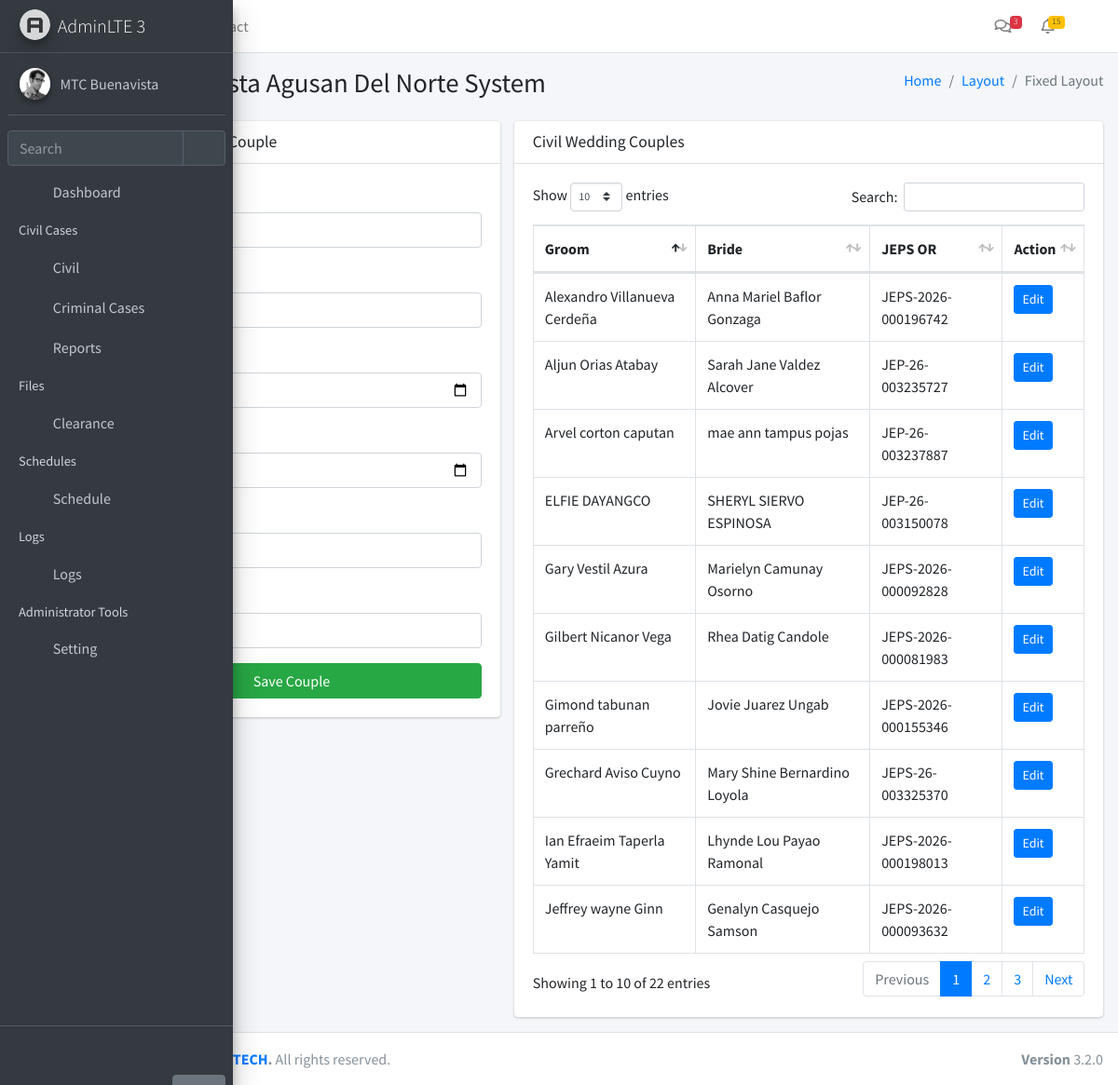
/wedding/ (signed in), run on an earlier commit of the app's database.
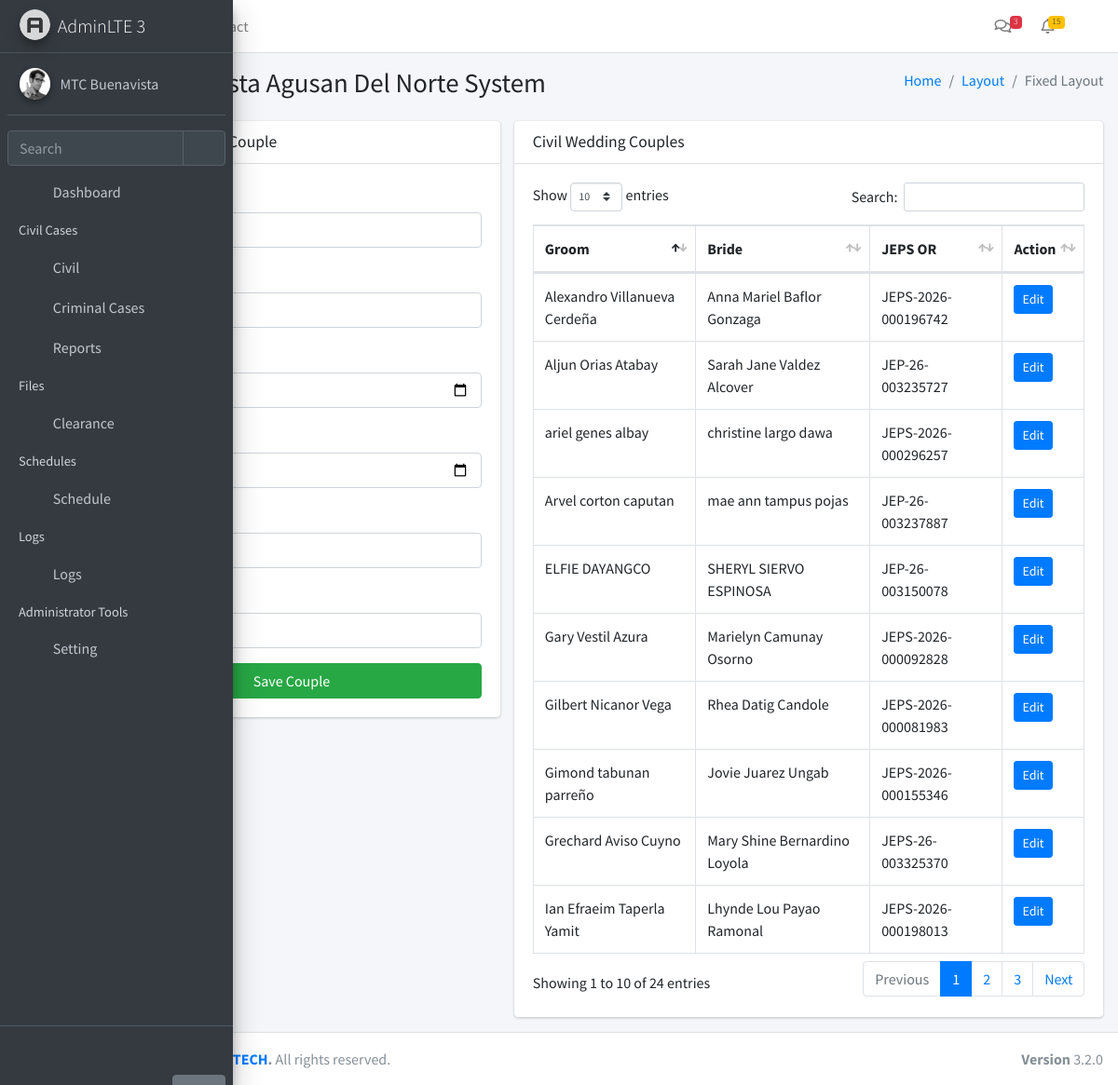
And on a later commit of the database.
### app/models.py (models this page shows)
class Module(db.Model):
    __tablename__ = 'modules'
    id = db.Column(db.Integer, primary_key=True)
    name = db.Column(db.String(255), nullable=False)
    icon = db.Column(db.String(255), nullable=False)
    description = db.Column(db.Text, nullable=True)
    url = db.Column(db.String(255), nullable=True)
    created_at = db.Column(db.DateTime, default=datetime.utcnow)
    updated_at = db.Column(db.DateTime, default=datetime.utcnow, onupdate=datetime.utcnow)

class CivilWedding(db.Model):
    __tablename__ = 'civil_wedding'
    id = db.Column(db.Integer, primary_key=True)
    groom = db.Column(db.String(255), nullable=False)
    bride = db.Column(db.String(255), nullable=False)
    bday_groom = db.Column(db.Date, nullable=True)
    bday_bride = db.Column(db.Date, nullable=True)
    schedule_id = db.Column(db.Integer, db.ForeignKey('schedule_master.id'), nullable=True, unique=True)
    jeeps_or = db.Column(db.String(255), nullable=True)
    contact_no = db.Column(db.String(50), nullable=True)
    register_no = db.Column(db.String(100), nullable=True)
    claim_by = db.Column(db.JSON, nullable=True)
    created_at = db.Column(db.DateTime, default=datetime.utcnow)
    updated_at = db.Column(db.DateTime, default=datetime.utcnow, onupdate=datetime.utcnow)
    schedule = db.relationship('ScheduleMaster', backref='wedding', uselist=False)

### app/routes/wedding.py (the view)
@wedding_bp.route('/')
@login_required
@require_module(17)
def wed_index():
    WeddingRecords = CivilWedding.query.all()
    return render_template(
        "wedding/index.html",
        WeddingRecords=WeddingRecords,
    )

### app/__init__.py (called while the page is built)
def create_app():
    app = Flask(__name__)
    app.config.from_object(Config)
    db.init_app(app)
    login_manager.init_app(app)
    login_manager.login_view = 'auth.login'
    from app.models import User, Setting, Module
    @login_manager.user_loader
    def load_user(user_id):
        return User.query.get(int(user_id))
    @app.context_processor
    def inject_globals():
        modules = Module.query.all()
        user_modules = []
        if current_user.is_authenticated and current_user.role:
            user_modules = current_user.role.modules
        settings = {s.function_desc: s.function for s in Setting.query.all()}
        return dict(modules=modules, user_modules=user_modules, settings=settings)
    from app.routes import blueprints
    for bp in blueprints:
        app.register_blueprint(bp)
    with app.app_context():
        db.create_all()
    return app

### app/templates/wedding/index.html (shortened to what this page needs)
{% extends "layouts/layout1.html" %}
{% block content %}
<section class="col-lg-5 connectedSortable">
	<div class="card">
		<div class="card-header">
			<h3 class="card-title">Add Civil Wedding Couple</h3>
		</div>
		<div class="card-body">
			<form id="addWeddingForm">
				<div class="form-group">
					<label>Groom</label>
					<input type="text" name="groom" class="form-control" required>
				</div>
				<div class="form-group">
					<label>Bride</label>
					<input type="text" name="bride" class="form-control" required>
				</div>
				<div class="form-group">
					<label>Groom Birthday</label>
					<input type="date" name="bday_groom" class="form-control">
				</div>
				<div class="form-group">
					<label>Bride Birthday</label>
					<input type="date" name="bday_bride" class="form-control">
				</div>
				<div class="form-group">
					<label>Contact No.</label>
					<input type="text" name="contact_no" class="form-control">
				</div>
				<div class="form-group">
					<label>JEPS OR.</label>
					<input type="text" name="jeps_or" class="form-control">
				</div>
				<button type="submit" class="btn btn-success btn-block">
					Save Couple
				</button>
			</form>
		</div>
	</div>
</section>
<section class="col-lg-7 connectedSortable">
	<div class="card">
		<div class="card-header">
			<h3 class="card-title">Civil Wedding Couples</h3>
		</div>
		<div class="card-body">
			<table id="weddingTable" class="table table-bordered table-hover">
				<thead>
					<tr>
						<th>Groom</th>
						<th>Bride</th>
						<th>JEPS OR</th>
						<th>Action</th>
					</tr>
				</thead>
				<tbody>
					{% for w in WeddingRecords %}
					<tr>
						<td>{{ w.groom }}</td>
						<td>{{ w.bride }}</td>
						<td>{{ w.jeeps_or }}</td>
						<td>
							<button class="btn btn-primary btn-sm assignBtn"
							data-id="{{ w.id }}"
							data-rno="{{ w.register_no }}"
							data-groom="{{ w.groom }}"
							data-groombday="{{ w.bday_groom }}"
							data-bride="{{ w.bride }}"
							data-bridebday="{{ w.bday_bride }}"
							data-contact="{{ w.contact_no }}"
							data-jeps="{{ w.jeeps_or }}"
							data-claim="{{ w.claim_by }}">
							Edit
						</button>
					</td>
				</tr>
				{% endfor %}
			</tbody>
		</table>
	</div>
</div>
</section>
{% endblock %}

### app/templates/layouts/partials/navbar.html (shortened to what this page needs)
<nav class="mt-2">
  <ul class="nav nav-pills nav-sidebar flex-column nav-child-indent" data-widget="treeview" role="menu" data-accordion="false">
    <li class="nav-item">
      <a href="/dashboard" class="nav-link">
        <i class="nav-icon fas fa-tachometer-alt"></i>
        <p>Dashboard</p>
      </a>
    </li>
{% if user_modules %}
{% set civil_modules = [] %}
{% if civil_modules %}
  <li class="nav-header">Civil Cases</li>
    <li class="nav-item {% if request.path in ['/cases/oca', '/cases/scc', '/wedding'] %}menu-is-opening menu-open{% endif %}">
    <a href="#" class="nav-link">
      <i class="nav-icon fas fa-folder"></i>
      <p>
        Civil
        <i class="right fas fa-angle-left"></i>
      </p>
    </a>
  </li>
{% endif %}
  {% set standalone_modules = modules
    | selectattr('id', 'in', user_modules)
    | selectattr('id', 'in', [9,10,16])
    | list %}
  {% for m in standalone_modules %}
    <li class="nav-item">
      <a href="/{{ m.url }}" class="nav-link">
        <i class="nav-icon fa {{ m.icon }}"></i>
        <p>{{ m.name }}</p>
      </a>
    </li>
  {% endfor %}
{% endif %}
{% set cert_modules = modules
  | selectattr('id', 'in', user_modules)
  | selectattr('id', 'in', [5])
  | list %}
{% if cert_modules %}
  <li class="nav-header">Files</li>
   {% for m in cert_modules %}
        <li class="nav-item">
          <a href="/{{ m.url }}" class="nav-link">
            <i class="nav-icon fa {{ m.icon }}"></i>
            <p>{{ m.name }}</p>
          </a>
        </li>
      {% endfor %}
{% endif %}
{% set sched_modules = modules
  | selectattr('id', 'in', user_modules)
  | selectattr('id', 'in', [11,12])
  | list %}
{% if sched_modules %}
  <li class="nav-header">Schedules</li>
  <li class="nav-item {% if request.path in ['/schedule/court', '/schedule/wedding'] %}menu-is-opening menu-open{% endif %}">
    <a href="#" class="nav-link {% if request.path in ['/schedule/court', '/schedule/wedding'] %}active{% endif %}">
      <i class="nav-icon fas fa-calendar-alt"></i>
      <p>
        Schedule
        <i class="right fas fa-angle-left"></i>
      </p>
    </a>
  </li>
{% endif %}
{% set logs_modules = modules
  | selectattr('id', 'in', user_modules)
  | selectattr('id', 'in', [13,14,15])
  | list %}
{% if logs_modules %}
  <li class="nav-header">Logs</li>
  <li class="nav-item">
    <a href="#" class="nav-link">
      <i class="nav-icon fas fa-clipboard-list"></i>
      <p>
        Logs
        <i class="right fas fa-angle-left"></i>
      </p>
    </a>
  </li>
{% endif %}
    {% if user_modules %}
      {% set admin_modules = modules
        | selectattr('id', 'in', user_modules)
        | selectattr('id', 'in', [1,2,3,4])
        | list %}
 {% set admin_paths = ['/roles', '/users', '/modules', '/settings'] %}
{% if admin_modules %}
  <li class="nav-header">Administrator Tools</li>
  <li class="nav-item {% if request.path.rstrip('/') in admin_paths %}menu-is-opening menu-open{% endif %}">
    <a href="#"
       class="nav-link {% if request.path.rstrip('/') in admin_paths %}active{% endif %}">
      <i class="nav-icon fas fa-cogs"></i>
      <p>
        Setting
        <i class="right fas fa-angle-left"></i>
      </p>
    </a>
  </li>
{% endif %}
    {% endif %}
  </ul>
</nav>

What changed in the data, as far as the page shows it:
no longer on this page (row unchanged): CivilWedding: groom "Jeffrey wayne Ginn", bride "Genalyn Casquejo Samson", jeeps_or "JEPS-2026-000093632"
added CivilWedding: groom "ariel genes albay", bride "christine largo dawa", jeeps_or "JEPS-2026-000296257"
Also different on the page:
text written by a page script: "Show entries Search: Showing 1 to 10 of 22 entries Previous 1 2 3 Next" → "Show entries Search: Showing 1 to 10 of 24 entries Previous 1 2 3 Next"
